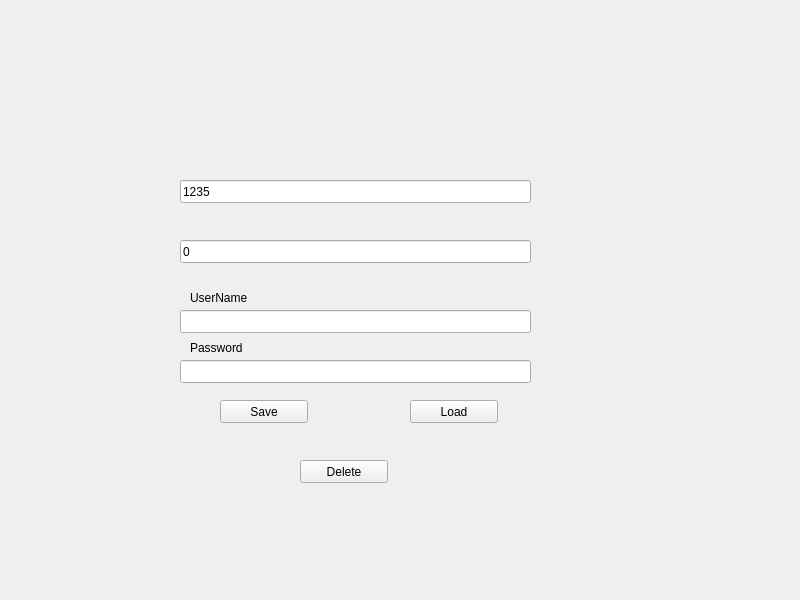
<?xml version="1.0" encoding="UTF-8"?>
<ui version="4.0">
 <class>Widget</class>
 <widget class="QWidget" name="Widget">
  <property name="geometry">
   <rect>
    <x>0</x>
    <y>0</y>
    <width>800</width>
    <height>600</height>
   </rect>
  </property>
  <property name="windowTitle">
   <string>Widget</string>
  </property>
  <widget class="QPushButton" name="pushButton">
   <property name="geometry">
    <rect>
     <x>220</x>
     <y>400</y>
     <width>88</width>
     <height>23</height>
    </rect>
   </property>
   <property name="text">
    <string>Save</string>
   </property>
  </widget>
  <widget class="QLineEdit" name="lineEdit">
   <property name="geometry">
    <rect>
     <x>180</x>
     <y>180</y>
     <width>351</width>
     <height>23</height>
    </rect>
   </property>
   <property name="text">
    <string>1235</string>
   </property>
  </widget>
  <widget class="QLineEdit" name="lineEdit_2">
   <property name="geometry">
    <rect>
     <x>180</x>
     <y>240</y>
     <width>351</width>
     <height>23</height>
    </rect>
   </property>
   <property name="text">
    <string>0</string>
   </property>
  </widget>
  <widget class="QPushButton" name="pushButton_2">
   <property name="geometry">
    <rect>
     <x>410</x>
     <y>400</y>
     <width>88</width>
     <height>23</height>
    </rect>
   </property>
   <property name="text">
    <string>Load</string>
   </property>
  </widget>
  <widget class="QLineEdit" name="lineEdit_3">
   <property name="geometry">
    <rect>
     <x>180</x>
     <y>310</y>
     <width>351</width>
     <height>23</height>
    </rect>
   </property>
   <property name="text">
    <string/>
   </property>
  </widget>
  <widget class="QLineEdit" name="lineEdit_4">
   <property name="geometry">
    <rect>
     <x>180</x>
     <y>360</y>
     <width>351</width>
     <height>23</height>
    </rect>
   </property>
   <property name="text">
    <string/>
   </property>
  </widget>
  <widget class="QLabel" name="label">
   <property name="geometry">
    <rect>
     <x>190</x>
     <y>290</y>
     <width>91</width>
     <height>16</height>
    </rect>
   </property>
   <property name="text">
    <string>UserName</string>
   </property>
  </widget>
  <widget class="QLabel" name="label_2">
   <property name="geometry">
    <rect>
     <x>190</x>
     <y>340</y>
     <width>72</width>
     <height>15</height>
    </rect>
   </property>
   <property name="text">
    <string>Password</string>
   </property>
  </widget>
  <widget class="QPushButton" name="pushButton_3">
   <property name="geometry">
    <rect>
     <x>300</x>
     <y>460</y>
     <width>88</width>
     <height>23</height>
    </rect>
   </property>
   <property name="text">
    <string>Delete</string>
   </property>
  </widget>
 </widget>
 <resources/>
 <connections/>
</ui>
